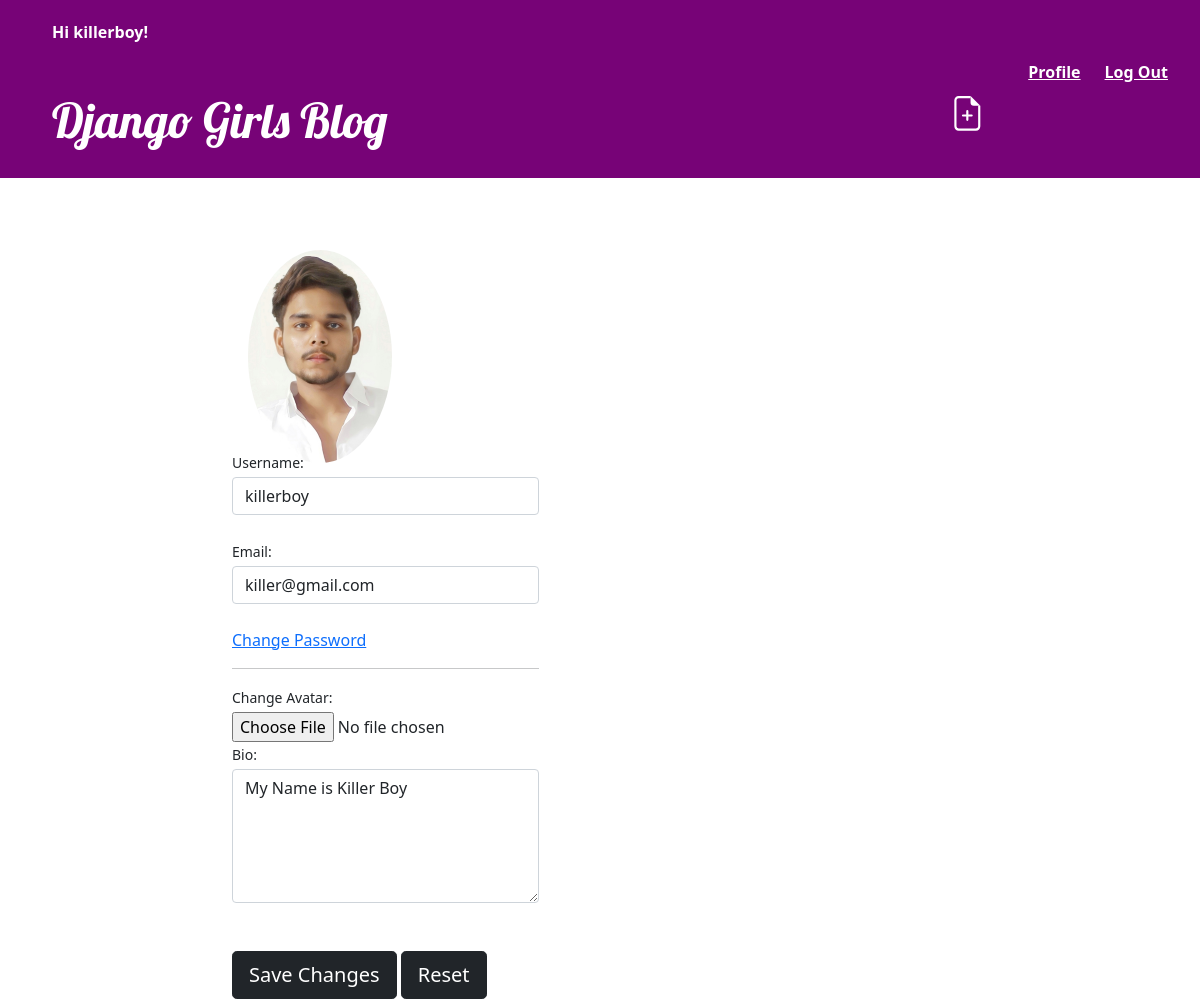
Screenshot of /profile/ (signed in) with the database file from the repository.
### blog/models.py (models this page shows, shortened)
class User(AbstractUser):
    mobile = models.IntegerField(null=True, blank = True)
    email= models.EmailField(unique = True)

class Profile(models.Model):
    user = models.OneToOneField(User, on_delete=models.CASCADE)
    avatar = models.ImageField(default='default.png', upload_to='profile_images')
    bio = models.TextField()

### blog/views.py (the view)
# urls.py: path('profile/', views.profile_view, name='profile'),
@login_required
def profile_view(request):
    if request.method == 'POST':
        user_form = UpdateUserForm(request.POST, instance=request.user)
        profile_form = UpdateProfileForm(request.POST, request.FILES, instance=request.user.profile)
        if user_form.is_valid() and profile_form.is_valid():
            user_form.save()
            profile_form.save()
            messages.success(request, 'Your profile is updated successfully')
            return redirect(to='profile')
    else:
        user_form = UpdateUserForm(instance=request.user)
        profile_form = UpdateProfileForm(instance=request.user.profile)
    return render(request, 'blog/profile.html', {'user_form': user_form, 'profile_form': profile_form})

### blog/forms.py
class UpdateUserForm(forms.ModelForm):
    username = forms.CharField(max_length=100,
                               required=True,
                               widget=forms.TextInput(attrs={'class': 'form-control'}))
    email = forms.EmailField(required=True,
                             widget=forms.TextInput(attrs={'class': 'form-control'}))
    class Meta:
        model = User
        fields = ['username', 'email']

class UpdateProfileForm(forms.ModelForm):
    avatar = forms.ImageField(widget=forms.FileInput(attrs={'class': 'form-control-file'}))
    bio = forms.CharField(widget=forms.Textarea(attrs={'class': 'form-control', 'rows': 5}))
    class Meta:
        model = Profile
        fields = ['avatar', 'bio']

### blog/templates/blog/profile.html (shortened to what this page needs)
{% extends "blog/base.html" %}
{% block content %}
<div class="row">
    <div class="col-md-8 mx-auto">
        <div class="row my-3 p-3 myimg ">
            <img class="rounded-circle "src="{{ user.profile.avatar.url }} " style="cursor: pointer;"/>
        </div>
        <div class="form-content">
            <form method="post" enctype="multipart/form-data">
                <div class="form-row">
                    <div class="col-md-5">
                        <div class="form-group">
                            <label class="small mb-1">Username:</label>
                                {{ user_form.username }}
                            <br>
                            <label class="small mb-1">Email:</label>
                                {{ user_form.email }}
                                <br>
                        </div>
                        <div class="form-group">
                            <a href="{% url 'password_change' %}">Change Password</a>
                            <hr>
                            <label class="small mb-1">Change Avatar:</label>
                            {{ profile_form.avatar }}
                        </div>
                        <label class="small mb-1">Bio:</label> {{ profile_form.bio }}
                    </div>
                </div>
                <br><br>
                <button type="submit" class="btn btn-dark btn-lg">Save Changes</button>
                <button type="reset" class="btn btn-dark btn-lg">Reset</button>
            </form>
        </div>
    </div>
</div>
{% endblock content %}

### blog/templates/blog/base.html (shortened to what this page needs)
{% load static %}
<!DOCTYPE html>
<html>
    <head>
        <link rel="stylesheet" href="https://cdn.jsdelivr.net/npm/bootstrap@5.1.3/dist/css/bootstrap.min.css">
        <link rel="stylesheet" href="{% static 'css/blog.css' %}">
    </head>
    <body>
        <header class="page-header">
            <div class="container">
                {% if user.is_authenticated %}
                <p class="text-white fw-bold">Hi {{ user.username }}!</p>
                <p><a class="text-white float-end fw-bold"  href="{% url 'logout' %}">Log Out</a></p>
                <p><a class="text-white mx-4 float-end fw-bold " href="{% url 'profile' %}">Profile</a></p>
                <a  href="{% url 'post_new' %}" class="top-menu mt-4">
                </a>
              {% else %}
                <p>You are not logged in</p>
                <a href="{% url 'loginuser' %}">Log In</a> |
                <a href="{% url 'signup' %}">Sign Up</a>
                {% endif %}
                <h1 class="mt-5" ><a href="/">Django Girls Blog</a></h1>
            </div>
        </header>
        <main class="content container">
            <div class="row">
                <div class="col">
                    {% block content %}
                    {% endblock %}
                </div>
            </div>
        </main>
    </body>
</html>

### blog/static/css/blog.css (style rules this page uses)
.page-header { background-color: #770377; margin-top: 0; margin-bottom: 40px; padding: 20px 20px 20px 40px; }
.page-header h1, .page-header h1 a, .page-header h1 a:visited, .page-header h1 a:active { color: #ffffff; font-size: 36pt; text-decoration: none; }
h1, h2, h3, h4 { font-family: 'Lobster', cursive; }
.top-menu, .top-menu:hover, .top-menu:visited { color: #ffffff; float: right; font-size: 26pt; margin-right: 20px; }
.myimg { width: 200px; height: 200px; }

### rows the page displays
User: username "killerboy", profile.avatar (picture), email "killer@gmail.com"
Profile: bio "My Name is Killer Boy"
